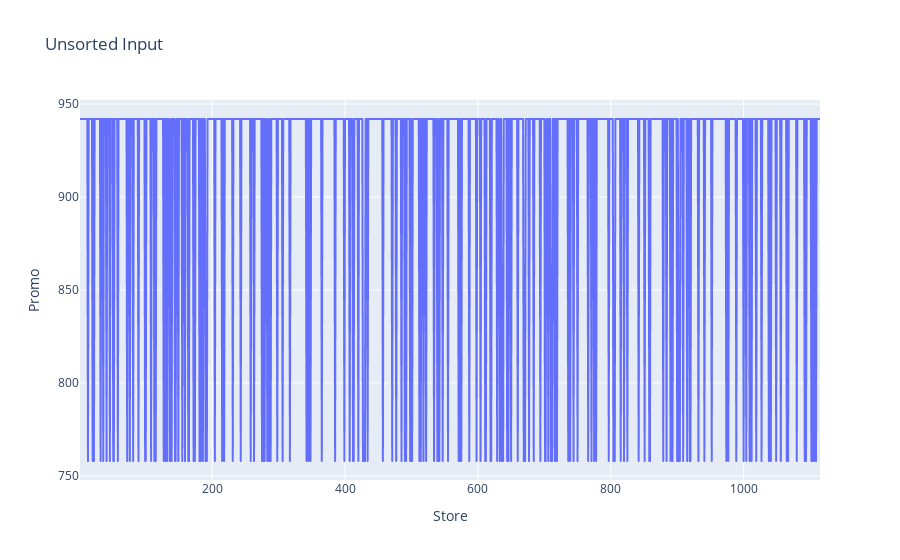

Notebook code cell kept with this figure:
### Code cell
# Sales with respect to School Holiday
temp_df = clean_train.groupby(clean_train.Store).count()
# sns.barplot(temp_df.index, temp_df['Sales'], palette='Blues')

# sns.barplot(x='StoreType', y='Sales', data=clean_train).set(title='StoreType vs Sales')
fig = px.line(temp_df, x=temp_df.index, y="Promo", title="Unsorted Input") 
fig.show()

### Figure 1 — Plotly figure (JSON) as saved in the notebook; plotly's stock layout.template omitted (floating-point values rounded to 4 significant figures; data arrays with more than 128 entries replaced by an {"elided": "..."} marker saying what was removed)
{"data": [{"hovertemplate": "Store=%{x}<br>Promo=%{y}<extra></extra>", "legendgroup": "", "line": {"color": "#636efa", "dash": "solid"}, "marker": {"symbol": "circle"}, "mode": "lines", "name": "", "showlegend": false, "type": "scattergl", "x": {"elided": "1115 int values"}, "xaxis": "x", "y": {"elided": "1115 int values"}, "yaxis": "y"}], "layout": {"legend": {"tracegroupgap": 0}, "title": {"text": "Unsorted Input"}, "xaxis": {"anchor": "y", "domain": [0, 1], "title": {"text": "Store"}}, "yaxis": {"anchor": "x", "domain": [0, 1], "title": {"text": "Promo"}}}}
